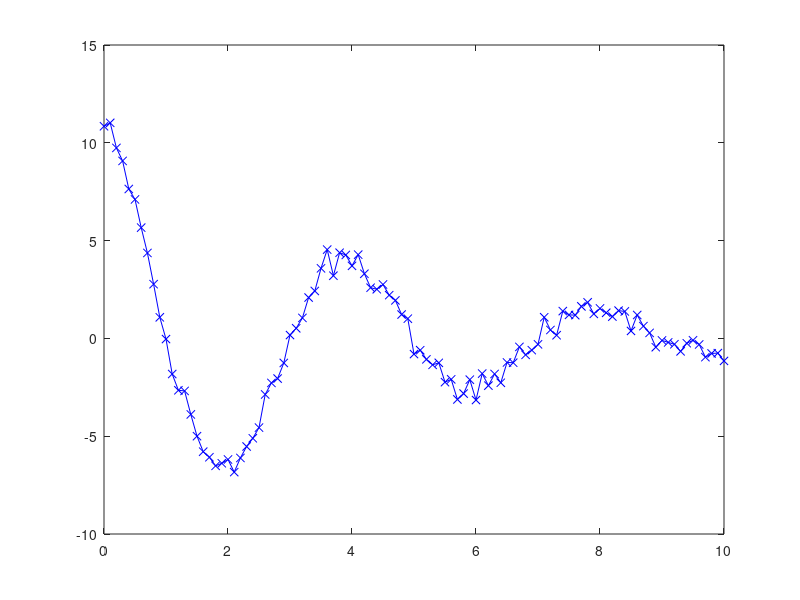

Recreate this plot in MATLAB. (Note: this script raises an error after producing the figure.)
load('expdecaycos_1.mat')
plot(t,Smeas,'-bx')


% Step 2: Make an initial guess
S0 = 11.2;
T = 2.5;
freq = 2;
x0 =[ S0, T, freq];
S = Smode(x0, t);

% Plot them together,
plot( t, Smeas, '-bx', t, S, '-rx')
legend('Smeas', 'Smodel')

Sresidual = S - Smeas;

plot( t, Smeas, '-bx', t, S, '-rx',t, Sresidual, '-kx')
legend('Smeas', 'Smodel','Sresidual')

% Ccalculate cost
cost =  sum(Sresidual.^2);
fprintf('Cost = %f\n', cost)

fcost = @(x)costSmode(x, t, Smeas);
[x,fval] = fminunc(fcost,x0);

Sfit = Smode(x,t);
Sresidual = Sfit - Smeas;
plot( t, Smeas, '-bx', t, Sfit, '-rx',t, Sresidual, '-kx')
legend('Smeas', 'Sfit','Sresidual')

fprintf('Solution: S0=%f, T=%f, freq=%f\n', x(1), x(2), x(3));
